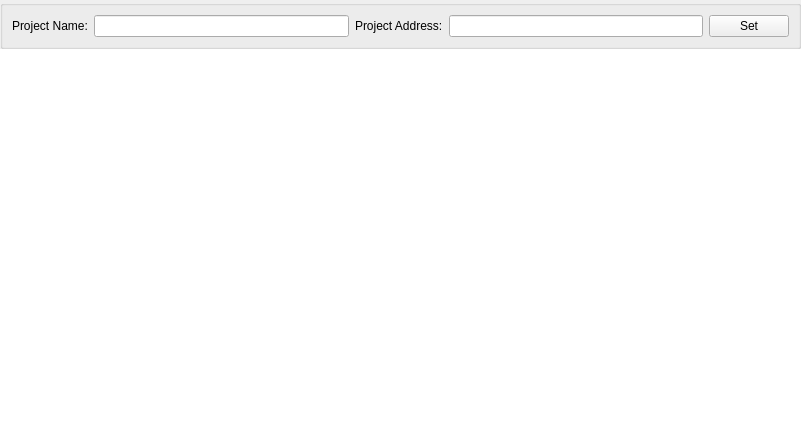
<?xml version="1.0" encoding="UTF-8"?>
<ui version="4.0">
 <class>CProgramControllerView</class>
 <widget class="QWidget" name="CProgramControllerView">
  <property name="geometry">
   <rect>
    <x>0</x>
    <y>0</y>
    <width>801</width>
    <height>438</height>
   </rect>
  </property>
  <property name="windowTitle">
   <string notr="true">Form</string>
  </property>
  <layout class="QVBoxLayout" name="verticalLayout">
   <property name="spacing">
    <number>0</number>
   </property>
   <property name="margin">
    <number>0</number>
   </property>
   <item>
    <widget class="CStyledBar" name="m_pToolBar" native="true"/>
   </item>
   <item>
    <widget class="QGroupBox" name="groupBox">
     <property name="title">
      <string/>
     </property>
     <layout class="QHBoxLayout" name="horizontalLayout">
      <item>
       <widget class="QLabel" name="label_4">
        <property name="text">
         <string>Project Name:</string>
        </property>
       </widget>
      </item>
      <item>
       <widget class="QLineEdit" name="lineEditName">
        <property name="sizePolicy">
         <sizepolicy hsizetype="Preferred" vsizetype="Preferred">
          <horstretch>1</horstretch>
          <verstretch>0</verstretch>
         </sizepolicy>
        </property>
        <property name="minimumSize">
         <size>
          <width>0</width>
          <height>0</height>
         </size>
        </property>
        <property name="cursorPosition">
         <number>0</number>
        </property>
       </widget>
      </item>
      <item>
       <widget class="QLabel" name="label">
        <property name="text">
         <string>Project Address:</string>
        </property>
       </widget>
      </item>
      <item>
       <widget class="QLineEdit" name="lineEditCodeRule">
        <property name="sizePolicy">
         <sizepolicy hsizetype="Expanding" vsizetype="Fixed">
          <horstretch>1</horstretch>
          <verstretch>0</verstretch>
         </sizepolicy>
        </property>
       </widget>
      </item>
      <item>
       <widget class="QPushButton" name="pushButtonSet">
        <property name="text">
         <string>Set</string>
        </property>
       </widget>
      </item>
     </layout>
    </widget>
   </item>
   <item>
    <widget class="CTableView" name="tableView">
     <property name="font">
      <font>
       <pointsize>12</pointsize>
      </font>
     </property>
     <property name="frameShape">
      <enum>QFrame::NoFrame</enum>
     </property>
    </widget>
   </item>
  </layout>
 </widget>
 <customwidgets>
  <customwidget>
   <class>CStyledBar</class>
   <extends>QWidget</extends>
   <header>style/cstyledbar.h</header>
   <container>1</container>
  </customwidget>
  <customwidget>
   <class>CTableView</class>
   <extends>QTableView</extends>
   <header location="global">view/ctableview.h</header>
  </customwidget>
 </customwidgets>
 <resources/>
 <connections/>
</ui>
